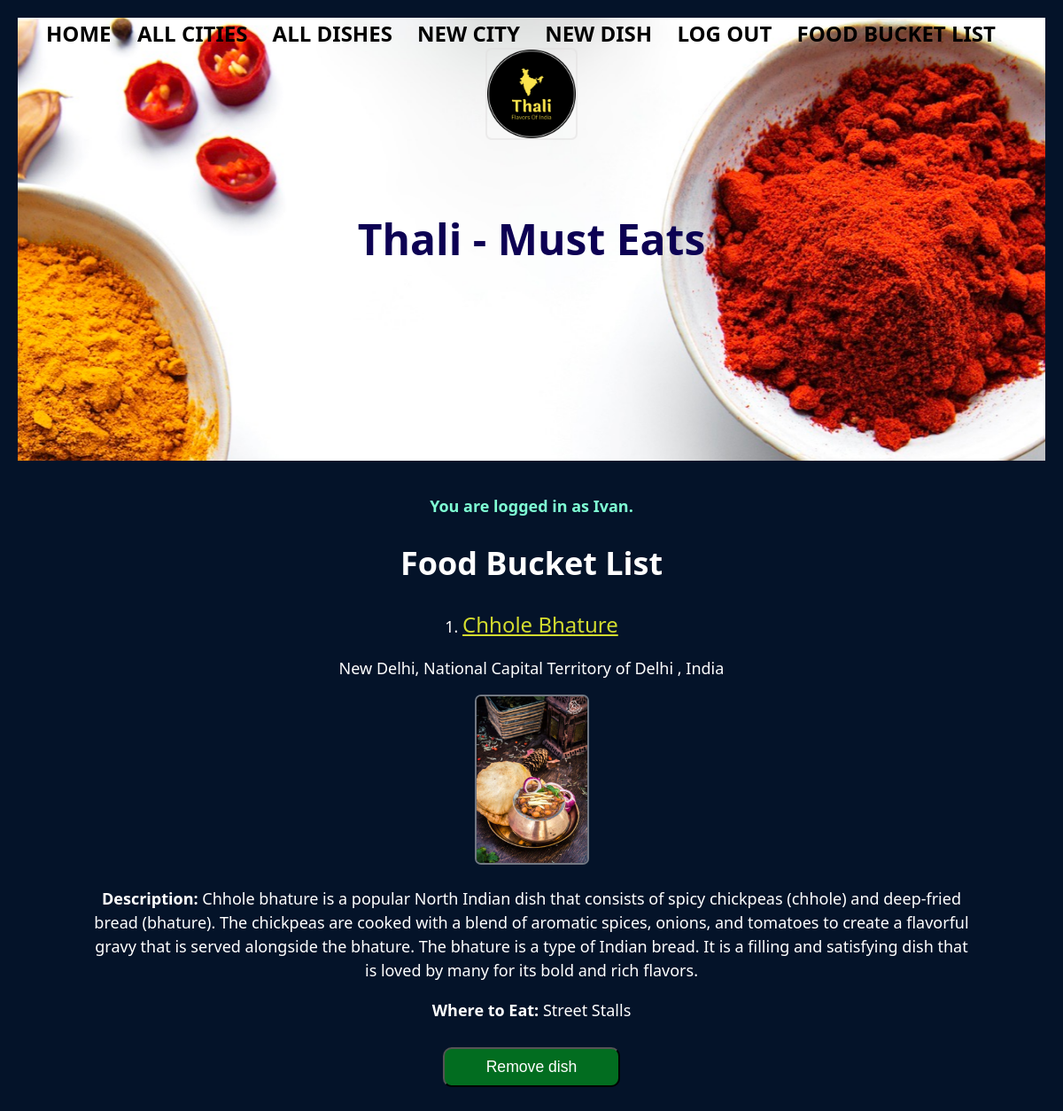
Page /favorites_list (signed in) on the committed database.
### thali_app/models.py (models this page shows, shortened)
class User(UserMixin, db.Model):
    id = db.Column(db.Integer, primary_key=True)
    username = db.Column(db.String(80), nullable=False)
    password = db.Column(db.String(80), nullable=False)
    favorites_list_user = db.relationship(
        'Dish', secondary='user_favorites_list', back_populates='favorites_list_dishes')

class Dish(db.Model):
    id = db.Column(db.Integer, primary_key=True)
    name = db.Column(db.String(80), nullable=False)
    short_desc = db.Column(db.String(500), nullable=False)
    photo_url = db.Column(URLType)
    where_to_eat = db.Column(db.String(80), nullable=False)
    category = db.Column(db.Enum(FoodCategory), default=FoodCategory.OTHER)
    rating = db.Column(db.Float, default=0)
    ratings = db.relationship('Rating', backref='dish')
    city_id = db.Column(
        db.Integer, db.ForeignKey('city.id'), nullable=False)
    city = db.relationship('City', back_populates='dishes')
    created_by_id = db.Column(db.Integer, db.ForeignKey('user.id'))
    created_by = db.relationship('User')
    favorites_list_dishes = db.relationship(
        'User', secondary='user_favorites_list', back_populates='favorites_list_user')

class City(db.Model):
    id = db.Column(db.Integer, primary_key=True)
    name = db.Column(db.String(80), nullable=False)
    state = db.Column(db.String(80), nullable=False)
    region = db.Column(db.String(80), nullable=False)
    country = db.Column(db.String(80), nullable=False)
    short_desc = db.Column(db.String(1000), nullable=False)
    photo_url = db.Column(URLType)
    dishes = db.relationship('Dish', back_populates='city')
    created_by_id = db.Column(db.Integer, db.ForeignKey('user.id'))
    created_by = db.relationship('User')
    def __str__(self):
        return f"{self.name}, {self.state}, {self.country}"

### thali_app/main/routes.py (the view)
@main.route('/favorites_list')
@login_required
def favorites_list():
    favorites_list = current_user.favorites_list_user
    return render_template('favorites_list.html', favorites_list=favorites_list)

### thali_app/extensions.py (called while the page is built)
@login_manager.user_loader
def load_user(user_id):
    return User.query.get(user_id)

### thali_app/templates/favorites_list.html
{% extends 'base.html' %}
{% block content %}
<h1>Food Bucket List</h1>
    {% for dish in favorites_list %}
        <div class="favorites-list">
            <p>{{ loop.index }}. <a href="/dish/{{ dish.id }}">{{ dish.name }}</a></p>
            <p>{{ dish.city  }}</p>
            <a href="/dish/{{ dish.id }}"><img src="{{ dish.photo_url }}" width="125px" height="125px"></a>
            <p><strong>Description: </strong>{{ dish.short_desc}}</p>
            <p><strong>Where to Eat: </strong>{{ dish.where_to_eat }}</p>
            <form action="/remove_from_favorites_list/{{ dish.id }}" method="post">
                <input type="submit" value="Remove dish"/>
            </form>
        </div>
    {% endfor %}
{% endblock %}

### thali_app/templates/base.html (shortened to what this page needs)
<!DOCTYPE html>
<html>
    <head>
        <link rel="stylesheet" href="/static/style.css">
    </head>
    <body>
        <div class="page-header">
            <header>Thali - Must Eats</header>
            <nav>
                <a href="/">Home</a>
                <div>
                    {% if current_user.is_authenticated %}
                        <a href="/">All Cities</a>
                        <a href="/all_dishes">All Dishes</a>
                        <a href="/new_city">New City</a>
                        <a href="/new_dish">New Dish</a>
                        <a href="/logout">Log Out</a>
                        <a href="/favorites_list">Food Bucket List</a>
                    {% else %}
                    <!-- Only show these links if the current user is NOT
                        authenticated (logged in)! -->
                        <a href="/signup">Sign Up</a>
                        <a href="/login">Log In</a>
                    {% endif %}
                </div>
            </nav>
            <img src="/static/img/logo.png" alt='Thali Must Eats Logo' class='logo' width="100px"  height="100px"/>
        </div>
        <div id="content">
            {% if current_user.is_authenticated %}
                <p class="log-message"><b>You are logged in as {{ current_user.username }}.</b></p>
            {% endif %}
            {% block content %}{% endblock %}
        </div>
    </body>
</html>

### thali_app/static/style.css (style rules this page uses)
#content { max-width: 1000px; width: 100%; margin: 0 auto; padding: 2rem; padding: 20px; font-size: 18px; }
body { font-family: 'Segoe UI', 'Roboto', 'Oxygen', 'Ubuntu', 'Cantarell', 'Fira Sans', 'Droid Sans', 'Helvetica Neue', sans-serif; line-height: 1.5; margin: 0; padding: 20px; text-align: center; background-color: rgb(4, 19, 41); color: white; }
.page-header { background-image: url('/static/img/background-2.jpeg'); background-size: cover; background-position: center top; background-attachment: fixed; height: 500px; width: 100%; position: relative; color: #fff; }
.page-header::after { position: absolute; top: 0; left: 0; width: 100%; height: 100%; background-color: rgba(0, 0, 0, 0.7); }
.page-header header { position: absolute; top: 50%; left: 50%; transform: translate(-50%, -50%); text-align: center; color: rgb(13, 1, 83); z-index: 1; font-size: 3rem; font-weight: bolder; }
nav { display: flex; justify-content: space-between; align-items: center; padding: 0 2rem; }
nav a { color: black; font-size: 1.5rem; font-weight: 800; margin-right: 1.5rem; text-decoration: none; text-transform: uppercase; }
img { flex: 1; position: relative; max-width: 100%; text-align: center; border-radius: 5px; border-color: black; box-shadow: 0 0 0 2px rgba(223, 221, 221, 0.5); height: auto; }
form { font-size: 16px; }
input { font-size: 16px; word-wrap: break-word; }
input[type=submit] { width: 20%; align-self: center; background-color: #026d20; border-radius: 10px; color: white; font-size: 1.1em; padding: 10px 20px; margin: 10px; }
.favorites-list a { color: rgb(211, 220, 47); font-size: 1.5rem; }
.log-message { color:aquamarine; }

### rows in the picture
User: username "Ivan"
Dish: name "Chhole Bhature", city "New Delhi, National Capital Territory of Delhi , India", photo_url (picture), short_desc "Chhole bhature is a popular North Indian dish that consists of spicy chickpeas (chhole) and deep-fried bread (bhature). The chickpeas are cooked with a blend of aromatic spices, onions, and tomatoes to create a flavorful gravy that is served alongside the bhature. The bhature is a type of Indian bread. It is a filling and satisfying dish that is loved by many for its bold and rich flavors.", where_to_eat "Street Stalls"
